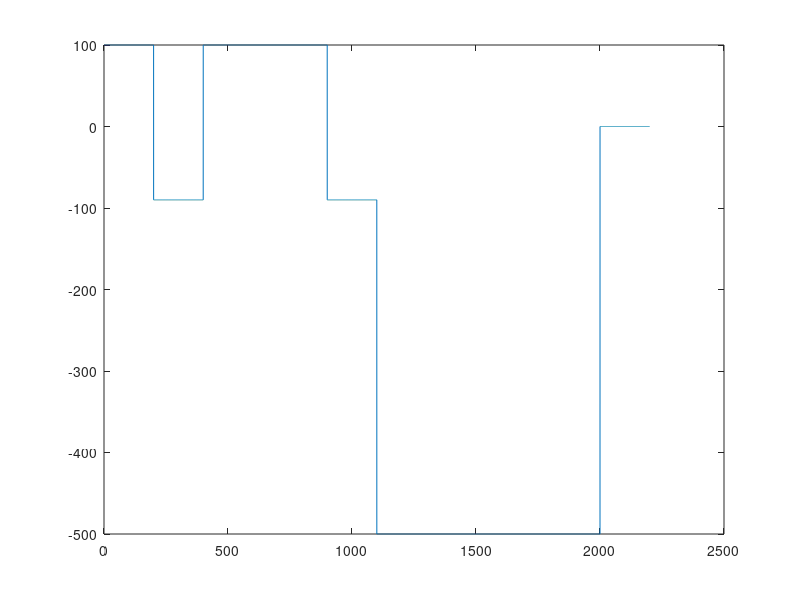

Write MATLAB code to recreate this figure.
duration = [2e3,2e3,5e3,2e3,9e3,2e3];
value = [100, -90, 100, -90,-500,0];
types = [0,0,1,0,0];
sampleRate = 0.1; % tick time

t = [sampleRate:sampleRate:sum(duration.*sampleRate)];
y = [];
pos = 1;
count_inside = 1;
samplesCount=1;  

while(samplesCount <= length(t))
    if( count_inside <= duration(pos))
        y(samplesCount) = value(pos);
        samplesCount = samplesCount+1;
        count_inside = count_inside+1;
    else
        pos = pos+1;
        count_inside = 1;
    end
end

figure
plot (t,y)
size(t);
size(y);